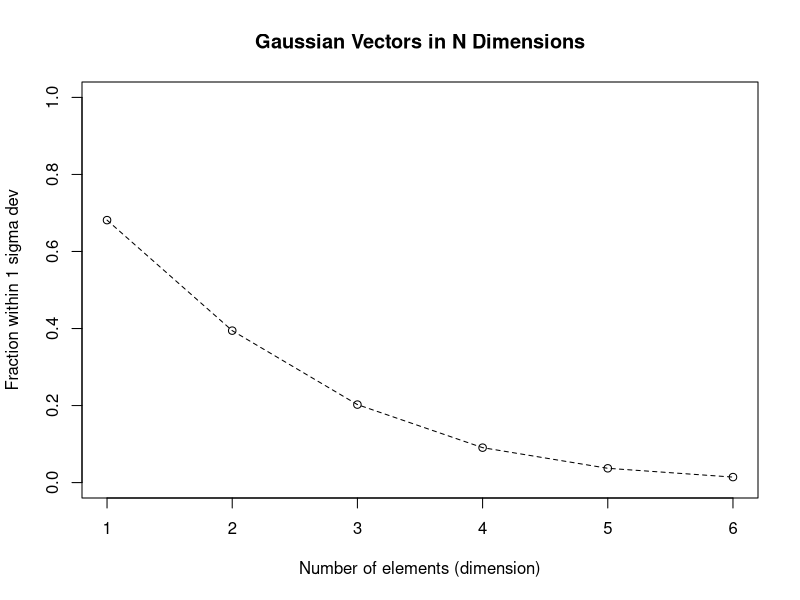

Recreate this plot in R. (Note: this script raises an error after producing the figure.)
#Part A

N <- 10000 #10,000 Gaussian Random Values
mu <- 0 #They all start with mu of 0
sigma <- 1.0 #Standard Deviation of 1.0

X <- rnorm(N, mu, sigma) #First Vector
Y <- rnorm(N, mu, sigma) #Second Vector
Z <- rnorm(N, mu, sigma) #Third Vector
S <- rnorm(N, mu, sigma) #Fourth Vector
T <- rnorm(N, mu, sigma) #Fifth Vector
U <- rnorm(N, mu, sigma) #Sixth Vector

distA <- sqrt(X^2)
fracA <- mean(distA <= 1.0)
print(fracA)

distB <- sqrt(X^2 + Y^2)
fracB <- mean(distB <= 1.0)
print(fracB)

distC <- sqrt(X^2 + Y^2 + Z^2)
fracC <- mean(distC <= 1.0)
print(fracC)

disigma <- sqrt(X^2 + Y^2 + Z^2 + S^2)
fracD <- mean(disigma <= 1.0)
print(fracD)

distE <- sqrt(X^2 + Y^2 + Z^2 + S^2 + T^2)
fracE <- mean(distE <= 1.0)
print(fracE)

distF <- sqrt(X^2 + Y^2 + Z^2 + S^2 + T^2 + U^2)
fracF <- mean(distF <= 1.0)
print(fracF)

dims <- 1:6
fracs <- c(fracA, fracB, fracC, fracD, fracE, fracF)

#print(data.frame(dimension = dims, fraction = fracs))

plot(dims, fracs,
main = "Gaussian Vectors in N Dimensions",
type = "o",
pch = 1,
lty = 2,
ylim = c(0,1), # y axis between 0 and 1 (fractions)
xlab = "Number of elements (dimension)",
ylab = "Fraction within 1 sigma dev"
)

#Graph shows that as dimension increase, the fraction of points withing 1 sigma decreases.

#############################
#Part B 
#############################

#TRAFFIC_STATIONS_2251 -> TrafficStation_2251_0# -> Data_0#.csv

main_folder <- "/Users/ch4ngs4n1ty/CSCI 420/HW 1/TRAFFIC_STATIONS_2251"

idx <- sprintf("%02d", 1:32)   # "01", "02", ..., "20"

subs <- file.path(main_folder, paste0("TrafficStation_2251_", idx))

csvs <- file.path(subs, paste0("Data_", idx, ".csv"))

dfs <- lapply(csvs, read.csv)

data_all <- do.call(rbind, dfs)

# show the column names
names(data_all)

# see first few rows
head(data_all)

# show structure (types of each column)
str(data_all)

speeds <- round(data_all$SPEED) #Quantitize speed data to nearest one mile per hour
#intents <- data_all$INTENT

threshold <- 45:85 #Thresholds from 45 to 85 miles per hour

mixed_variance <- numeric(length(threshold))

t <- 60 #Initial threshold

left_set <- speeds[speeds <= t]
right_set <- speeds[speeds > t]

Wleft <- length(left_set) / length(speeds)
Wright <- 1 - Wleft

print(Wleft)
print(Wright)




#print(mixed_variance)

#Now we got mixed variance of two sets versus threshold

#We will now start Otsu's method